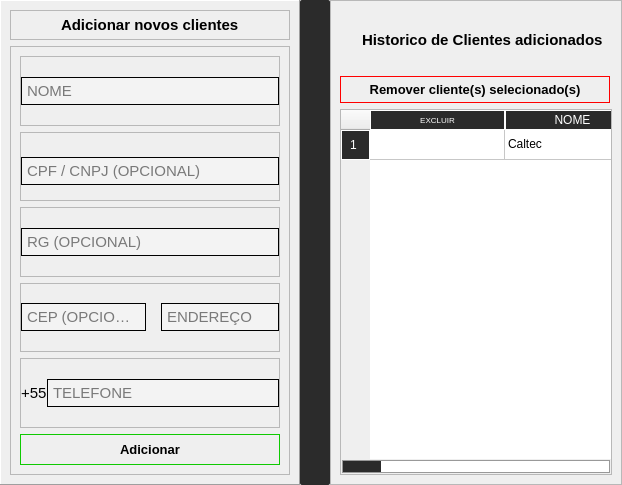
               <widget class="QFrame" name="frame_24">
                <property name="maximumSize">
                 <size>
                  <width>1677777</width>
                  <height>16777215</height>
                 </size>
                </property>
                <property name="font">
                 <font>
                  <family>Segoe UI</family>
                 </font>
                </property>
                <property name="frameShape">
                 <enum>QFrame::NoFrame</enum>
                </property>
                <property name="frameShadow">
                 <enum>QFrame::Raised</enum>
                </property>
                <layout class="QHBoxLayout" name="horizontalLayout_6">
                 <property name="spacing">
                  <number>0</number>
                 </property>
                 <property name="leftMargin">
                  <number>0</number>
                 </property>
                 <property name="topMargin">
                  <number>0</number>
                 </property>
                 <property name="rightMargin">
                  <number>0</number>
                 </property>
                 <property name="bottomMargin">
                  <number>0</number>
                 </property>
                 <item>
                  <widget class="QFrame" name="frame_43">
                   <property name="minimumSize">
                    <size>
                     <width>0</width>
                     <height>0</height>
                    </size>
                   </property>
                   <property name="maximumSize">
                    <size>
                     <width>300</width>
                     <height>16777215</height>
                    </size>
                   </property>
                   <property name="font">
                    <font>
                     <family>Segoe UI</family>
                    </font>
                   </property>
                   <property name="frameShape">
                    <enum>QFrame::Panel</enum>
                   </property>
                   <property name="frameShadow">
                    <enum>QFrame::Raised</enum>
                   </property>
                   <layout class="QVBoxLayout" name="verticalLayout_46">
                    <item>
                     <widget class="QFrame" name="frame_47">
                      <property name="minimumSize">
                       <size>
                        <width>0</width>
                        <height>0</height>
                       </size>
                      </property>
                      <property name="maximumSize">
                       <size>
                        <width>16777215</width>
                        <height>30</height>
                       </size>
                      </property>
                      <property name="font">
                       <font>
                        <family>Segoe UI</family>
                       </font>
                      </property>
                      <property name="frameShape">
                       <enum>QFrame::StyledPanel</enum>
                      </property>
                      <property name="frameShadow">
                       <enum>QFrame::Raised</enum>
                      </property>
                      <layout class="QVBoxLayout" name="verticalLayout_47">
                       <property name="spacing">
                        <number>0</number>
                       </property>
                       <property name="leftMargin">
                        <number>0</number>
                       </property>
                       <property name="topMargin">
                        <number>0</number>
                       </property>
                       <property name="rightMargin">
                        <number>0</number>
                       </property>
                       <property name="bottomMargin">
                        <number>0</number>
                       </property>
                       <item alignment="Qt::AlignHCenter">
                        <widget class="QLabel" name="label_18">
                         <property name="font">
                          <font>
                           <family>Segoe UI</family>
                           <pointsize>11</pointsize>
                           <weight>75</weight>
                           <bold>true</bold>
                          </font>
                         </property>
                         <property name="text">
                          <string>Adicionar novos clientes</string>
                         </property>
                        </widget>
                       </item>
                      </layout>
                     </widget>
                    </item>
                    <item>
                     <widget class="QFrame" name="frame_48">
                      <property name="font">
                       <font>
                        <family>Segoe UI</family>
                       </font>
                      </property>
                      <property name="frameShape">
                       <enum>QFrame::StyledPanel</enum>
                      </property>
                      <property name="frameShadow">
                       <enum>QFrame::Raised</enum>
                      </property>
                      <layout class="QVBoxLayout" name="verticalLayout_49">
                       <item>
                        <widget class="QFrame" name="frame_51">
                         <property name="font">
                          <font>
                           <family>Segoe UI</family>
                          </font>
                         </property>
                         <property name="frameShape">
                          <enum>QFrame::StyledPanel</enum>
                         </property>
                         <property name="frameShadow">
                          <enum>QFrame::Raised</enum>
                         </property>
                         <layout class="QVBoxLayout" name="verticalLayout_50">
                          <property name="spacing">
                           <number>0</number>
                          </property>
                          <property name="leftMargin">
                           <number>0</number>
                          </property>
                          <property name="topMargin">
                           <number>0</number>
                          </property>
                          <property name="rightMargin">
                           <number>0</number>
                          </property>
                          <property name="bottomMargin">
                           <number>0</number>
                          </property>
                          <item>
                           <widget class="QLineEdit" name="input_clientes_nome">
                            <property name="font">
                             <font>
                              <family>Segoe UI</family>
                              <pointsize>11</pointsize>
                              <weight>50</weight>
                              <bold>false</bold>
                             </font>
                            </property>
                            <property name="styleSheet">
                             <string notr="true">QLineEdit{padding:3px;border:1px solid;background-color: rgb(243, 243, 243);}

QLineEdit:focus{
border:1px solid rgb(67, 202, 0)
}</string>
                            </property>
                            <property name="text">
                             <string/>
                            </property>
                            <property name="echoMode">
                             <enum>QLineEdit::Normal</enum>
                            </property>
                            <property name="placeholderText">
                             <string>NOME</string>
                            </property>
                           </widget>
                          </item>
                         </layout>
                        </widget>
                       </item>
                       <item>
                        <widget class="QFrame" name="frame_56">
                         <property name="font">
                          <font>
                           <family>Segoe UI</family>
                          </font>
                         </property>
                         <property name="frameShape">
                          <enum>QFrame::StyledPanel</enum>
                         </property>
                         <property name="frameShadow">
                          <enum>QFrame::Raised</enum>
                         </property>
                         <layout class="QVBoxLayout" name="verticalLayout_48">
                          <property name="spacing">
                           <number>0</number>
                          </property>
                          <property name="leftMargin">
                           <number>0</number>
                          </property>
                          <property name="rightMargin">
                           <number>0</number>
                          </property>
                          <property name="bottomMargin">
                           <number>0</number>
                          </property>
                          <item>
                           <widget class="QLineEdit" name="input_clientes_cpf">
                            <property name="font">
                             <font>
                              <family>Segoe UI</family>
                              <pointsize>11</pointsize>
                              <weight>50</weight>
                              <bold>false</bold>
                             </font>
                            </property>
                            <property name="styleSheet">
                             <string notr="true">QLineEdit{padding:3px;border:1px solid;background-color: rgb(243, 243, 243);}

QLineEdit:focus{
border:1px solid rgb(67, 202, 0)
}</string>
                            </property>
                            <property name="text">
                             <string/>
                            </property>
                            <property name="echoMode">
                             <enum>QLineEdit::Normal</enum>
                            </property>
                            <property name="placeholderText">
                             <string>CPF / CNPJ (OPCIONAL)</string>
                            </property>
                           </widget>
                          </item>
                         </layout>
                        </widget>
                       </item>
                       <item>
                        <widget class="QFrame" name="frame_50">
                         <property name="font">
                          <font>
                           <family>Segoe UI</family>
                          </font>
                         </property>
                         <property name="frameShape">
                          <enum>QFrame::StyledPanel</enum>
                         </property>
                         <property name="frameShadow">
                          <enum>QFrame::Raised</enum>
                         </property>
                         <layout class="QVBoxLayout" name="verticalLayout_51">
                          <property name="spacing">
                           <number>0</number>
                          </property>
                          <property name="leftMargin">
                           <number>0</number>
                          </property>
                          <property name="topMargin">
                           <number>0</number>
                          </property>
                          <property name="rightMargin">
                           <number>0</number>
                          </property>
                          <property name="bottomMargin">
                           <number>0</number>
                          </property>
                          <item>
                           <widget class="QLineEdit" name="input_clientes_rg">
                            <property name="font">
                             <font>
                              <family>Segoe UI</family>
                              <pointsize>11</pointsize>
                              <weight>50</weight>
                              <bold>false</bold>
                             </font>
                            </property>
                            <property name="styleSheet">
                             <string notr="true">QLineEdit{padding:3px;border:1px solid;background-color: rgb(243, 243, 243);}

QLineEdit:focus{
border:1px solid rgb(67, 202, 0)
}</string>
                            </property>
                            <property name="text">
                             <string/>
                            </property>
                            <property name="echoMode">
                             <enum>QLineEdit::Normal</enum>
                            </property>
                            <property name="placeholderText">
                             <string>RG (OPCIONAL)</string>
                            </property>
                           </widget>
                          </item>
                         </layout>
                        </widget>
                       </item>
                       <item>
                        <widget class="QFrame" name="frame_55">
                         <property name="font">
                          <font>
                           <family>Segoe UI</family>
                          </font>
                         </property>
                         <property name="frameShape">
                          <enum>QFrame::StyledPanel</enum>
                         </property>
                         <property name="frameShadow">
                          <enum>QFrame::Raised</enum>
                         </property>
                         <layout class="QHBoxLayout" name="horizontalLayout_4">
                          <property name="spacing">
                           <number>15</number>
                          </property>
                          <property name="leftMargin">
                           <number>0</number>
                          </property>
                          <property name="topMargin">
                           <number>0</number>
                          </property>
                          <property name="rightMargin">
                           <number>0</number>
                          </property>
                          <property name="bottomMargin">
                           <number>0</number>
                          </property>
                          <item>
                           <widget class="QLineEdit" name="input_clientes_cep">
                            <property name="font">
                             <font>
                              <family>Segoe UI</family>
                              <pointsize>11</pointsize>
                              <weight>50</weight>
                              <bold>false</bold>
                             </font>
                            </property>
                            <property name="styleSheet">
                             <string notr="true">QLineEdit{padding:3px;border:1px solid;background-color: rgb(243, 243, 243);}

QLineEdit:focus{
border:1px solid rgb(67, 202, 0)
}</string>
                            </property>
                            <property name="text">
                             <string/>
                            </property>
                            <property name="echoMode">
                             <enum>QLineEdit::Normal</enum>
                            </property>
                            <property name="placeholderText">
                             <string>CEP (OPCIONAL)</string>
                            </property>
                           </widget>
                          </item>
                          <item>
                           <widget class="QLineEdit" name="input_clientes_endereco">
                            <property name="maximumSize">
                             <size>
                              <width>140</width>
                              <height>16777215</height>
                             </size>
                            </property>
                            <property name="font">
                             <font>
                              <family>Segoe UI</family>
                              <pointsize>11</pointsize>
                             </font>
                            </property>
                            <property name="styleSheet">
                             <string notr="true">QLineEdit{padding:3px;border:1px solid;background-color: rgb(243, 243, 243);}

QLineEdit:focus{
border:1px solid rgb(67, 202, 0)
}</string>
                            </property>
                            <property name="placeholderText">
                             <string>ENDEREÇO</string>
                            </property>
                           </widget>
                          </item>
                         </layout>
                        </widget>
                       </item>
                       <item>
                        <widget class="QFrame" name="frame_52">
                         <property name="font">
                          <font>
                           <family>Segoe UI</family>
                          </font>
                         </property>
                         <property name="frameShape">
                          <enum>QFrame::StyledPanel</enum>
                         </property>
                         <property name="frameShadow">
                          <enum>QFrame::Raised</enum>
                         </property>
                         <layout class="QHBoxLayout" name="horizontalLayout_39">
                          <property name="spacing">
                           <number>0</number>
                          </property>
                          <property name="leftMargin">
                           <number>0</number>
                          </property>
                          <property name="topMargin">
                           <number>0</number>
                          </property>
                          <property name="rightMargin">
                           <number>0</number>
                          </property>
                          <property name="bottomMargin">
                           <number>0</number>
                          </property>
                          <item>
                           <widget class="QLabel" name="label_8">
                            <property name="font">
                             <font>
                              <family>Segoe UI</family>
                              <pointsize>11</pointsize>
                             </font>
                            </property>
                            <property name="text">
                             <string>+55</string>
                            </property>
                           </widget>
                          </item>
                          <item>
                           <widget class="QLineEdit" name="input_clientes_telefone">
                            <property name="font">
                             <font>
                              <family>Segoe UI</family>
                              <pointsize>11</pointsize>
                              <weight>50</weight>
                              <bold>false</bold>
                             </font>
                            </property>
                            <property name="styleSheet">
                             <string notr="true">QLineEdit{padding:3px;border:1px solid;background-color: rgb(243, 243, 243);}

QLineEdit:focus{
border:1px solid rgb(67, 202, 0)
}</string>
                            </property>
                            <property name="text">
                             <string/>
                            </property>
                            <property name="echoMode">
                             <enum>QLineEdit::Normal</enum>
                            </property>
                            <property name="placeholderText">
                             <string>TELEFONE</string>
                            </property>
                           </widget>
                          </item>
                         </layout>
                        </widget>
                       </item>
                       <item>
                        <widget class="QPushButton" name="btn_registrar_clientes">
                         <property name="font">
                          <font>
                           <family>Segoe UI</family>
                           <pointsize>10</pointsize>
                           <weight>75</weight>
                           <bold>true</bold>
                          </font>
                         </property>
                         <property name="cursor">
                          <cursorShape>PointingHandCursor</cursorShape>
                         </property>
                         <property name="styleSheet">
                          <string notr="true">QPushButton{
	border:1px solid rgb(15, 202, 2);
	padding:7px;
}

QPushButton:hover{
	
	background-color: rgb(122, 229, 105);
}</string>
                         </property>
                         <property name="text">
                          <string>Adicionar</string>
                         </property>
                        </widget>
                       </item>
                      </layout>
                     </widget>
                    </item>
                   </layout>
                  </widget>
                 </item>
                 <item>
                  <widget class="QPushButton" name="btn_menu_registrar_clientes">
                   <property name="minimumSize">
                    <size>
                     <width>0</width>
                     <height>485</height>
                    </size>
                   </property>
                   <property name="maximumSize">
                    <size>
                     <width>30</width>
                     <height>16777215</height>
                    </size>
                   </property>
                   <property name="font">
                    <font>
                     <family>Segoe UI</family>
                    </font>
                   </property>
                   <property name="cursor">
                    <cursorShape>PointingHandCursor</cursorShape>
                   </property>
                   <property name="styleSheet">
                    <string notr="true">border-radius:2px;
background-color: rgb(43, 43, 43);</string>
                   </property>
                   <property name="text">
                    <string/>
                   </property>
                   <property name="icon">
                    <iconset resource="Resources/resources.qrc">
                     <normaloff>:/icons/caret-left-solid.svg</normaloff>:/icons/caret-left-solid.svg</iconset>
                   </property>
                  </widget>
                 </item>
                 <item>
                  <widget class="QFrame" name="frame_46">
                   <property name="frameShape">
                    <enum>QFrame::StyledPanel</enum>
                   </property>
                   <property name="frameShadow">
                    <enum>QFrame::Raised</enum>
                   </property>
                   <layout class="QVBoxLayout" name="verticalLayout_26">
                    <item alignment="Qt::AlignHCenter">
                     <widget class="QWidget" name="widget" native="true">
                      <property name="minimumSize">
                       <size>
                        <width>0</width>
                        <height>60</height>
                       </size>
                      </property>
                      <layout class="QGridLayout" name="gridLayout_10">
                       <item row="0" column="0">
                        <widget class="QLabel" name="label_16">
                         <property name="maximumSize">
                          <size>
                           <width>30</width>
                           <height>30</height>
                          </size>
                         </property>
                         <property name="font">
                          <font>
                           <family>Segoe UI</family>
                          </font>
                         </property>
                         <property name="text">
                          <string/>
                         </property>
                         <property name="pixmap">
                          <pixmap resource="Resources/resources.qrc">:/icons/clock-rotate-left-solid.svg</pixmap>
                         </property>
                         <property name="scaledContents">
                          <bool>true</bool>
                         </property>
                        </widget>
                       </item>
                       <item row="0" column="1">
                        <widget class="QLabel" name="label_14">
                         <property name="font">
                          <font>
                           <family>Segoe UI</family>
                           <pointsize>11</pointsize>
                           <weight>75</weight>
                           <bold>true</bold>
                          </font>
                         </property>
                         <property name="text">
                          <string>Historico de Clientes adicionados</string>
                         </property>
                        </widget>
                       </item>
                      </layout>
                     </widget>
                    </item>
                    <item>
                     <widget class="QPushButton" name="btn_remover_clientes">
                      <property name="maximumSize">
                       <size>
                        <width>270</width>
                        <height>16777215</height>
                       </size>
                      </property>
                      <property name="font">
                       <font>
                        <family>Segoe UI</family>
                        <pointsize>10</pointsize>
                        <weight>75</weight>
                        <bold>true</bold>
                       </font>
                      </property>
                      <property name="cursor">
                       <cursorShape>PointingHandCursor</cursorShape>
                      </property>
                      <property name="styleSheet">
                       <string notr="true">QPushButton{
border:1px solid red;
padding:5px
}

QPushButton:hover{

	background-color: rgb(255, 135, 135);
}</string>
                      </property>
                      <property name="text">
                       <string>Remover cliente(s) selecionado(s)</string>
                      </property>
                      <property name="icon">
                       <iconset resource="Resources/resources.qrc">
                        <normaloff>:/icons/trash-can-solid.svg</normaloff>:/icons/trash-can-solid.svg</iconset>
                      </property>
                      <property name="iconSize">
                       <size>
                        <width>25</width>
                        <height>22</height>
                       </size>
                      </property>
                     </widget>
                    </item>
                    <item>
                     <widget class="QTableWidget" name="tableWidget_2">
                      <property name="styleSheet">
                       <string notr="true">QTableWidget{
	font: 10pt &quot;Century Gothic&quot;;
	outline:0;
}
QHeaderView::section {
	color:white;
	border:1px solid white;
	background-color: rgb(43, 43, 43);
padding:0px 8px;
	font: -50 10pt &quot;Dubai&quot;;
}

QTableView::item:focus{
    border: 1px solid ;
	color:rgb(67, 202, 0)
}
QScrollBar:vertical {
    border: 1px solid #999999;
    background:white;
    width:15px;    
    margin: 1px
}
QScrollBar::handle:vertical {
    background: rgb(43, 43, 43);
    min-height: 0px;
}
QScrollBar::add-line:vertical {
    background:rgb(50, 50, 50);
    height: 0px;
    subcontrol-position: bottom;
    subcontrol-origin: margin;
}
QScrollBar::sub-line:vertical {
    background: qlineargradient(x1:0, y1:0, x2:1, y2:0,
    stop: 0  rgb(32, 47, 130), stop: 0.5 rgb(32, 47, 130),  stop:1 rgb(32, 47, 130));
	height:0px;
    subcontrol-position: top;
    subcontrol-origin: margin;
}


QScrollBar:horizontal {
    border: 1px solid #999999;
    background:white;
    height:15px;    
    margin: 1px
 }

 QScrollBar::handle:horizontal {
    background: rgb(43, 43, 43);
    min-width: 0px;
 }
QScrollBar::add-line:horizontal {
    background:rgb(50, 50, 50);
    height: 0px;
    subcontrol-position: bottom;
    subcontrol-origin: margin;
 }

 QScrollBar::sub-line:horizontal {
    background: qlineargradient(x1:0, y1:0, x2:1, y2:0,
    stop: 0  rgb(32, 47, 130), stop: 0.5 rgb(32, 47, 130),  stop:1 rgb(32, 47, 130));
	height:0px;
    subcontrol-position: top;
    subcontrol-origin: margin;
 }

</string>
                      </property>
                      <property name="alternatingRowColors">
                       <bool>true</bool>
                      </property>
                      <property name="sortingEnabled">
                       <bool>true</bool>
                      </property>
                      <attribute name="horizontalHeaderDefaultSectionSize">
                       <number>135</number>
                      </attribute>
                      <attribute name="horizontalHeaderShowSortIndicator" stdset="0">
                       <bool>true</bool>
                      </attribute>
                      <attribute name="horizontalHeaderStretchLastSection">
                       <bool>true</bool>
                      </attribute>
                      <row>
                       <property name="text">
                        <string>1</string>
                       </property>
                      </row>
                      <column>
                       <property name="text">
                        <string>EXCLUIR</string>
                       </property>
                       <property name="font">
                        <font>
                         <pointsize>6</pointsize>
                        </font>
                       </property>
                      </column>
                      <column>
                       <property name="text">
                        <string>NOME</string>
                       </property>
                      </column>
                      <column>
                       <property name="text">
                        <string>CPF / CNPJ</string>
                       </property>
                      </column>
                      <column>
                       <property name="text">
                        <string>RG</string>
                       </property>
                      </column>
                      <column>
                       <property name="text">
                        <string>TELEFONE</string>
                       </property>
                      </column>
                      <column>
                       <property name="text">
                        <string>CEP</string>
                       </property>
                      </column>
                      <column>
                       <property name="text">
                        <string>ENDEREÇO</string>
                       </property>
                      </column>
                      <item row="0" column="0">
                       <property name="text">
                        <string/>
                       </property>
                       <property name="checkState">
                        <enum>Unchecked</enum>
                       </property>
                      </item>
                      <item row="0" column="1">
                       <property name="text">
                        <string>Caltec</string>
                       </property>
                      </item>
                      <item row="0" column="2">
                       <property name="text">
                        <string>854.745.788-52</string>
                       </property>
                      </item>
                      <item row="0" column="3">
                       <property name="text">
                        <string>n/a</string>
                       </property>
                      </item>
                      <item row="0" column="4">
                       <property name="text">
                        <string>11 95245-5245</string>
                       </property>
                      </item>
                      <item row="0" column="5">
                       <property name="text">
                        <string>07159540</string>
                       </property>
                      </item>
                      <item row="0" column="6">
                       <property name="text">
                        <string>Agua azul, Rua napoles n°18</string>
                       </property>
                      </item>
                     </widget>
                    </item>
                   </layout>
                  </widget>
                 </item>
                </layout>
               </widget>
